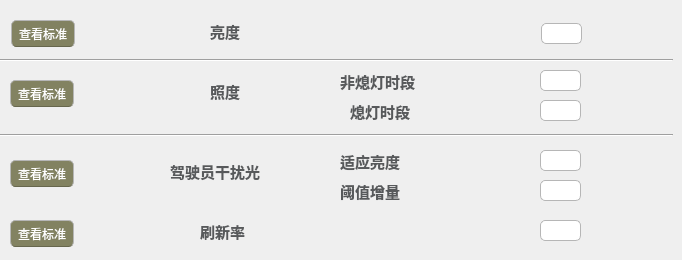
    <widget class="QWidget" name="tab_6">
     <attribute name="title">
      <string>干扰光评价</string>
     </attribute>
     <widget class="QLabel" name="label_22">
      <property name="geometry">
       <rect>
        <x>580</x>
        <y>70</y>
        <width>61</width>
        <height>31</height>
       </rect>
      </property>
      <property name="styleSheet">
       <string notr="true">image: url(:/new/prefix1/lux.png);</string>
      </property>
      <property name="text">
       <string/>
      </property>
     </widget>
     <widget class="Line" name="line_10">
      <property name="geometry">
       <rect>
        <x>0</x>
        <y>120</y>
        <width>673</width>
        <height>31</height>
       </rect>
      </property>
      <property name="orientation">
       <enum>Qt::Horizontal</enum>
      </property>
     </widget>
     <widget class="QLineEdit" name="lineEdit_8">
      <property name="geometry">
       <rect>
        <x>540</x>
        <y>70</y>
        <width>41</width>
        <height>21</height>
       </rect>
      </property>
      <property name="maximumSize">
       <size>
        <width>41</width>
        <height>21</height>
       </size>
      </property>
      <property name="styleSheet">
       <string notr="true">border:1px solid #B6B6B6;
background-color: rgb(255, 255, 255);
border-radius:5px;</string>
      </property>
     </widget>
     <widget class="QLineEdit" name="lineEdit_9">
      <property name="geometry">
       <rect>
        <x>540</x>
        <y>100</y>
        <width>41</width>
        <height>21</height>
       </rect>
      </property>
      <property name="maximumSize">
       <size>
        <width>41</width>
        <height>21</height>
       </size>
      </property>
      <property name="styleSheet">
       <string notr="true">border:1px solid #B6B6B6;
background-color: rgb(255, 255, 255);
border-radius:5px;</string>
      </property>
     </widget>
     <widget class="QPushButton" name="pBViewStan_6">
      <property name="geometry">
       <rect>
        <x>10</x>
        <y>160</y>
        <width>64</width>
        <height>27</height>
       </rect>
      </property>
      <property name="styleSheet">
       <string notr="true">border-style:none;
background-color: rgb(188, 188, 141);
background-color: rgb(130, 130, 97);
border:1px solid #B6B6B6;
color:#57595B;
color: rgb(255, 255, 255);
padding:5px;
border-bottom-color: rgb(103, 103, 77);
min-height:15px;
border-radius:5px;
font: 8pt &quot;华文中宋&quot;;</string>
      </property>
      <property name="text">
       <string>查看标准</string>
      </property>
     </widget>
     <widget class="QPushButton" name="pBViewStan_7">
      <property name="geometry">
       <rect>
        <x>11</x>
        <y>20</y>
        <width>64</width>
        <height>27</height>
       </rect>
      </property>
      <property name="styleSheet">
       <string notr="true">border-style:none;
background-color: rgb(188, 188, 141);
background-color: rgb(130, 130, 97);
border:1px solid #B6B6B6;
color:#57595B;
color: rgb(255, 255, 255);
padding:5px;
border-bottom-color: rgb(103, 103, 77);
min-height:15px;
border-radius:5px;
font: 8pt &quot;华文中宋&quot;;</string>
      </property>
      <property name="text">
       <string>查看标准</string>
      </property>
     </widget>
     <widget class="Line" name="line_11">
      <property name="geometry">
       <rect>
        <x>0</x>
        <y>50</y>
        <width>673</width>
        <height>21</height>
       </rect>
      </property>
      <property name="orientation">
       <enum>Qt::Horizontal</enum>
      </property>
     </widget>
     <widget class="QLabel" name="label_23">
      <property name="geometry">
       <rect>
        <x>580</x>
        <y>100</y>
        <width>61</width>
        <height>31</height>
       </rect>
      </property>
      <property name="styleSheet">
       <string notr="true">image: url(:/new/prefix1/lux.png);</string>
      </property>
      <property name="text">
       <string/>
      </property>
     </widget>
     <widget class="QPushButton" name="pBViewStan_8">
      <property name="geometry">
       <rect>
        <x>10</x>
        <y>80</y>
        <width>64</width>
        <height>27</height>
       </rect>
      </property>
      <property name="styleSheet">
       <string notr="true">border-style:none;
background-color: rgb(188, 188, 141);
background-color: rgb(130, 130, 97);
border:1px solid #B6B6B6;
color:#57595B;
color: rgb(255, 255, 255);
padding:5px;
border-bottom-color: rgb(103, 103, 77);
min-height:15px;
border-radius:5px;
font: 8pt &quot;华文中宋&quot;;</string>
      </property>
      <property name="text">
       <string>查看标准</string>
      </property>
     </widget>
     <widget class="QLineEdit" name="lineEdit_10">
      <property name="geometry">
       <rect>
        <x>540</x>
        <y>150</y>
        <width>41</width>
        <height>21</height>
       </rect>
      </property>
      <property name="maximumSize">
       <size>
        <width>41</width>
        <height>21</height>
       </size>
      </property>
      <property name="styleSheet">
       <string notr="true">border:1px solid #B6B6B6;
background-color: rgb(255, 255, 255);
border-radius:5px;</string>
      </property>
     </widget>
     <widget class="QLineEdit" name="lineEdit_11">
      <property name="geometry">
       <rect>
        <x>540</x>
        <y>180</y>
        <width>41</width>
        <height>21</height>
       </rect>
      </property>
      <property name="maximumSize">
       <size>
        <width>41</width>
        <height>21</height>
       </size>
      </property>
      <property name="styleSheet">
       <string notr="true">border:1px solid #B6B6B6;
background-color: rgb(255, 255, 255);
border-radius:5px;</string>
      </property>
     </widget>
     <widget class="QLabel" name="label_24">
      <property name="geometry">
       <rect>
        <x>590</x>
        <y>10</y>
        <width>61</width>
        <height>31</height>
       </rect>
      </property>
      <property name="styleSheet">
       <string notr="true">image: url(:/new/prefix1/formula_1.png);</string>
      </property>
      <property name="text">
       <string/>
      </property>
     </widget>
     <widget class="QLineEdit" name="lineEdit_7">
      <property name="geometry">
       <rect>
        <x>541</x>
        <y>23</y>
        <width>41</width>
        <height>21</height>
       </rect>
      </property>
      <property name="maximumSize">
       <size>
        <width>41</width>
        <height>21</height>
       </size>
      </property>
      <property name="styleSheet">
       <string notr="true">border:1px solid #B6B6B6;
background-color: rgb(255, 255, 255);
border-radius:5px;</string>
      </property>
     </widget>
     <widget class="QLabel" name="LBCoordinate_10">
      <property name="geometry">
       <rect>
        <x>340</x>
        <y>70</y>
        <width>95</width>
        <height>22</height>
       </rect>
      </property>
      <property name="font">
       <font>
        <family>Agency FB</family>
        <pointsize>11</pointsize>
        <weight>75</weight>
        <bold>true</bold>
       </font>
      </property>
      <property name="styleSheet">
       <string notr="true">border-radius:0px;
color:#57595B;
background:none;
border-style:none;</string>
      </property>
      <property name="text">
       <string>非熄灯时段</string>
      </property>
     </widget>
     <widget class="QLabel" name="LBCoordinate_12">
      <property name="geometry">
       <rect>
        <x>210</x>
        <y>20</y>
        <width>38</width>
        <height>22</height>
       </rect>
      </property>
      <property name="font">
       <font>
        <family>Agency FB</family>
        <pointsize>11</pointsize>
        <weight>75</weight>
        <bold>true</bold>
       </font>
      </property>
      <property name="styleSheet">
       <string notr="true">border-radius:0px;
color:#57595B;
background:none;
border-style:none;</string>
      </property>
      <property name="text">
       <string>亮度</string>
      </property>
     </widget>
     <widget class="QLabel" name="LBCoordinate_11">
      <property name="geometry">
       <rect>
        <x>210</x>
        <y>80</y>
        <width>38</width>
        <height>22</height>
       </rect>
      </property>
      <property name="font">
       <font>
        <family>Agency FB</family>
        <pointsize>11</pointsize>
        <weight>75</weight>
        <bold>true</bold>
       </font>
      </property>
      <property name="styleSheet">
       <string notr="true">border-radius:0px;
color:#57595B;
background:none;
border-style:none;</string>
      </property>
      <property name="text">
       <string>照度</string>
      </property>
     </widget>
     <widget class="QLabel" name="LBCoordinate_15">
      <property name="geometry">
       <rect>
        <x>350</x>
        <y>100</y>
        <width>76</width>
        <height>22</height>
       </rect>
      </property>
      <property name="font">
       <font>
        <family>Agency FB</family>
        <pointsize>11</pointsize>
        <weight>75</weight>
        <bold>true</bold>
       </font>
      </property>
      <property name="styleSheet">
       <string notr="true">border-radius:0px;
color:#57595B;
background:none;
border-style:none;</string>
      </property>
      <property name="text">
       <string>熄灯时段</string>
      </property>
     </widget>
     <widget class="QLabel" name="LBCoordinate_16">
      <property name="geometry">
       <rect>
        <x>340</x>
        <y>150</y>
        <width>76</width>
        <height>22</height>
       </rect>
      </property>
      <property name="font">
       <font>
        <family>Agency FB</family>
        <pointsize>11</pointsize>
        <weight>75</weight>
        <bold>true</bold>
       </font>
      </property>
      <property name="styleSheet">
       <string notr="true">border-radius:0px;
color:#57595B;
background:none;
border-style:none;</string>
      </property>
      <property name="text">
       <string>适应亮度</string>
      </property>
     </widget>
     <widget class="QLabel" name="LBCoordinate_14">
      <property name="geometry">
       <rect>
        <x>340</x>
        <y>180</y>
        <width>76</width>
        <height>22</height>
       </rect>
      </property>
      <property name="font">
       <font>
        <family>Agency FB</family>
        <pointsize>11</pointsize>
        <weight>75</weight>
        <bold>true</bold>
       </font>
      </property>
      <property name="styleSheet">
       <string notr="true">border-radius:0px;
color:#57595B;
background:none;
border-style:none;</string>
      </property>
      <property name="text">
       <string>阈值增量</string>
      </property>
     </widget>
     <widget class="QLabel" name="LBCoordinate_13">
      <property name="geometry">
       <rect>
        <x>170</x>
        <y>160</y>
        <width>114</width>
        <height>22</height>
       </rect>
      </property>
      <property name="font">
       <font>
        <family>Agency FB</family>
        <pointsize>11</pointsize>
        <weight>75</weight>
        <bold>true</bold>
       </font>
      </property>
      <property name="styleSheet">
       <string notr="true">border-radius:0px;
color:#57595B;
background:none;
border-style:none;</string>
      </property>
      <property name="text">
       <string>驾驶员干扰光</string>
      </property>
     </widget>
     <widget class="QPushButton" name="pBViewStan_9">
      <property name="geometry">
       <rect>
        <x>10</x>
        <y>220</y>
        <width>64</width>
        <height>27</height>
       </rect>
      </property>
      <property name="styleSheet">
       <string notr="true">border-style:none;
background-color: rgb(188, 188, 141);
background-color: rgb(130, 130, 97);
border:1px solid #B6B6B6;
color:#57595B;
color: rgb(255, 255, 255);
padding:5px;
border-bottom-color: rgb(103, 103, 77);
min-height:15px;
border-radius:5px;
font: 8pt &quot;华文中宋&quot;;</string>
      </property>
      <property name="text">
       <string>查看标准</string>
      </property>
     </widget>
     <widget class="QLabel" name="LBCoordinate_17">
      <property name="geometry">
       <rect>
        <x>200</x>
        <y>220</y>
        <width>61</width>
        <height>22</height>
       </rect>
      </property>
      <property name="font">
       <font>
        <family>Agency FB</family>
        <pointsize>11</pointsize>
        <weight>75</weight>
        <bold>true</bold>
       </font>
      </property>
      <property name="styleSheet">
       <string notr="true">border-radius:0px;
color:#57595B;
background:none;
border-style:none;</string>
      </property>
      <property name="text">
       <string>刷新率</string>
      </property>
     </widget>
     <widget class="QLineEdit" name="lineEdit_12">
      <property name="geometry">
       <rect>
        <x>540</x>
        <y>220</y>
        <width>41</width>
        <height>21</height>
       </rect>
      </property>
      <property name="maximumSize">
       <size>
        <width>41</width>
        <height>21</height>
       </size>
      </property>
      <property name="styleSheet">
       <string notr="true">border:1px solid #B6B6B6;
background-color: rgb(255, 255, 255);
border-radius:5px;</string>
      </property>
     </widget>
     <widget class="QLabel" name="label_25">
      <property name="geometry">
       <rect>
        <x>590</x>
        <y>220</y>
        <width>41</width>
        <height>31</height>
       </rect>
      </property>
      <property name="styleSheet">
       <string notr="true">image: url(:/new/prefix1/hz.png);</string>
      </property>
      <property name="text">
       <string/>
      </property>
     </widget>
     <widget class="QLabel" name="label_26">
      <property name="geometry">
       <rect>
        <x>590</x>
        <y>150</y>
        <width>61</width>
        <height>31</height>
       </rect>
      </property>
      <property name="styleSheet">
       <string notr="true">image: url(:/new/prefix1/formula_1.png);</string>
      </property>
      <property name="text">
       <string/>
      </property>
     </widget>
    </widget>
